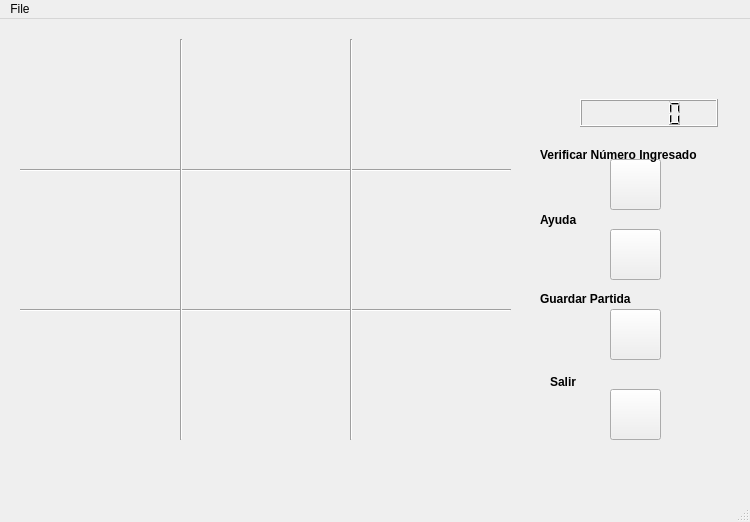
<?xml version="1.0" encoding="UTF-8"?>
<ui version="4.0">
 <class>QTablero</class>
 <widget class="QMainWindow" name="QTablero">
  <property name="geometry">
   <rect>
    <x>0</x>
    <y>0</y>
    <width>750</width>
    <height>522</height>
   </rect>
  </property>
  <property name="acceptDrops">
   <bool>true</bool>
  </property>
  <property name="windowTitle">
   <string>Sudoku</string>
  </property>
  <widget class="QWidget" name="centralWidget">
   <widget class="QWidget" name="gridLayoutWidget">
    <property name="geometry">
     <rect>
      <x>20</x>
      <y>20</y>
      <width>151</width>
      <height>121</height>
     </rect>
    </property>
    <layout class="QGridLayout" name="celda1"/>
   </widget>
   <widget class="QWidget" name="gridLayoutWidget_2">
    <property name="geometry">
     <rect>
      <x>540</x>
      <y>0</y>
      <width>201</width>
      <height>71</height>
     </rect>
    </property>
    <layout class="QGridLayout" name="gridLayout_2"/>
   </widget>
   <widget class="QWidget" name="gridLayoutWidget_3">
    <property name="geometry">
     <rect>
      <x>190</x>
      <y>20</y>
      <width>151</width>
      <height>121</height>
     </rect>
    </property>
    <layout class="QGridLayout" name="celda2"/>
   </widget>
   <widget class="QWidget" name="gridLayoutWidget_4">
    <property name="geometry">
     <rect>
      <x>360</x>
      <y>20</y>
      <width>151</width>
      <height>121</height>
     </rect>
    </property>
    <layout class="QGridLayout" name="celda3"/>
   </widget>
   <widget class="QWidget" name="gridLayoutWidget_5">
    <property name="geometry">
     <rect>
      <x>20</x>
      <y>160</y>
      <width>151</width>
      <height>121</height>
     </rect>
    </property>
    <layout class="QGridLayout" name="celda4"/>
   </widget>
   <widget class="QWidget" name="gridLayoutWidget_6">
    <property name="geometry">
     <rect>
      <x>190</x>
      <y>160</y>
      <width>151</width>
      <height>121</height>
     </rect>
    </property>
    <layout class="QGridLayout" name="celda5"/>
   </widget>
   <widget class="QWidget" name="gridLayoutWidget_7">
    <property name="geometry">
     <rect>
      <x>360</x>
      <y>160</y>
      <width>151</width>
      <height>121</height>
     </rect>
    </property>
    <layout class="QGridLayout" name="celda6"/>
   </widget>
   <widget class="QWidget" name="gridLayoutWidget_8">
    <property name="geometry">
     <rect>
      <x>20</x>
      <y>300</y>
      <width>151</width>
      <height>121</height>
     </rect>
    </property>
    <layout class="QGridLayout" name="celda7"/>
   </widget>
   <widget class="QWidget" name="gridLayoutWidget_9">
    <property name="geometry">
     <rect>
      <x>190</x>
      <y>300</y>
      <width>151</width>
      <height>121</height>
     </rect>
    </property>
    <layout class="QGridLayout" name="celda8"/>
   </widget>
   <widget class="QWidget" name="gridLayoutWidget_10">
    <property name="geometry">
     <rect>
      <x>360</x>
      <y>300</y>
      <width>151</width>
      <height>121</height>
     </rect>
    </property>
    <layout class="QGridLayout" name="celda9"/>
   </widget>
   <widget class="Line" name="line">
    <property name="geometry">
     <rect>
      <x>20</x>
      <y>141</y>
      <width>491</width>
      <height>21</height>
     </rect>
    </property>
    <property name="orientation">
     <enum>Qt::Horizontal</enum>
    </property>
   </widget>
   <widget class="Line" name="line_2">
    <property name="geometry">
     <rect>
      <x>20</x>
      <y>281</y>
      <width>491</width>
      <height>20</height>
     </rect>
    </property>
    <property name="orientation">
     <enum>Qt::Horizontal</enum>
    </property>
   </widget>
   <widget class="Line" name="line_3">
    <property name="geometry">
     <rect>
      <x>173</x>
      <y>20</y>
      <width>16</width>
      <height>401</height>
     </rect>
    </property>
    <property name="orientation">
     <enum>Qt::Vertical</enum>
    </property>
   </widget>
   <widget class="Line" name="line_4">
    <property name="geometry">
     <rect>
      <x>343</x>
      <y>20</y>
      <width>16</width>
      <height>401</height>
     </rect>
    </property>
    <property name="orientation">
     <enum>Qt::Vertical</enum>
    </property>
   </widget>
   <widget class="QLCDNumber" name="lcdNumber">
    <property name="geometry">
     <rect>
      <x>580</x>
      <y>80</y>
      <width>138</width>
      <height>28</height>
     </rect>
    </property>
    <property name="font">
     <font>
      <weight>75</weight>
      <bold>true</bold>
      <underline>false</underline>
     </font>
    </property>
   </widget>
   <widget class="QPushButton" name="pushButton_2">
    <property name="geometry">
     <rect>
      <x>610</x>
      <y>140</y>
      <width>51</width>
      <height>51</height>
     </rect>
    </property>
    <property name="text">
     <string/>
    </property>
    <property name="icon">
     <iconset resource="images.qrc">
      <normaloff>:/images/visto1.png</normaloff>:/images/visto1.png</iconset>
    </property>
    <property name="iconSize">
     <size>
      <width>50</width>
      <height>50</height>
     </size>
    </property>
   </widget>
   <widget class="QPushButton" name="pushButton">
    <property name="geometry">
     <rect>
      <x>610</x>
      <y>210</y>
      <width>51</width>
      <height>51</height>
     </rect>
    </property>
    <property name="text">
     <string/>
    </property>
    <property name="icon">
     <iconset resource="images.qrc">
      <normaloff>:/images/ayuda.jpg</normaloff>:/images/ayuda.jpg</iconset>
    </property>
    <property name="iconSize">
     <size>
      <width>50</width>
      <height>50</height>
     </size>
    </property>
   </widget>
   <widget class="QPushButton" name="pushButton_4">
    <property name="geometry">
     <rect>
      <x>610</x>
      <y>290</y>
      <width>51</width>
      <height>51</height>
     </rect>
    </property>
    <property name="text">
     <string/>
    </property>
    <property name="icon">
     <iconset resource="images.qrc">
      <normaloff>:/images/guardar.jpg</normaloff>:/images/guardar.jpg</iconset>
    </property>
    <property name="iconSize">
     <size>
      <width>50</width>
      <height>50</height>
     </size>
    </property>
   </widget>
   <widget class="QPushButton" name="pushButton_6">
    <property name="geometry">
     <rect>
      <x>610</x>
      <y>370</y>
      <width>51</width>
      <height>51</height>
     </rect>
    </property>
    <property name="text">
     <string/>
    </property>
    <property name="icon">
     <iconset resource="images.qrc">
      <normaloff>:/images/exit.jpg</normaloff>:/images/exit.jpg</iconset>
    </property>
    <property name="iconSize">
     <size>
      <width>50</width>
      <height>50</height>
     </size>
    </property>
   </widget>
   <widget class="QLabel" name="label">
    <property name="geometry">
     <rect>
      <x>540</x>
      <y>120</y>
      <width>161</width>
      <height>31</height>
     </rect>
    </property>
    <property name="font">
     <font>
      <weight>75</weight>
      <bold>true</bold>
     </font>
    </property>
    <property name="text">
     <string>Verificar Número Ingresado</string>
    </property>
   </widget>
   <widget class="QLabel" name="label_2">
    <property name="geometry">
     <rect>
      <x>540</x>
      <y>190</y>
      <width>161</width>
      <height>21</height>
     </rect>
    </property>
    <property name="font">
     <font>
      <weight>75</weight>
      <bold>true</bold>
     </font>
    </property>
    <property name="text">
     <string>Ayuda </string>
    </property>
   </widget>
   <widget class="QLabel" name="label_3">
    <property name="geometry">
     <rect>
      <x>540</x>
      <y>270</y>
      <width>111</width>
      <height>20</height>
     </rect>
    </property>
    <property name="font">
     <font>
      <weight>75</weight>
      <bold>true</bold>
     </font>
    </property>
    <property name="text">
     <string>Guardar Partida</string>
    </property>
   </widget>
   <widget class="QLabel" name="label_4">
    <property name="geometry">
     <rect>
      <x>550</x>
      <y>353</y>
      <width>51</width>
      <height>20</height>
     </rect>
    </property>
    <property name="font">
     <font>
      <weight>75</weight>
      <bold>true</bold>
     </font>
    </property>
    <property name="text">
     <string>Salir</string>
    </property>
   </widget>
  </widget>
  <widget class="QStatusBar" name="statusBar"/>
  <widget class="QMenuBar" name="menuBar">
   <property name="geometry">
    <rect>
     <x>0</x>
     <y>0</y>
     <width>750</width>
     <height>21</height>
    </rect>
   </property>
   <widget class="QMenu" name="menuFile">
    <property name="title">
     <string>File</string>
    </property>
    <addaction name="separator"/>
    <addaction name="actionExit"/>
   </widget>
   <addaction name="menuFile"/>
  </widget>
  <action name="actionQuit_2">
   <property name="text">
    <string>Quit</string>
   </property>
  </action>
  <action name="actionExit">
   <property name="text">
    <string>Exit</string>
   </property>
  </action>
 </widget>
 <layoutdefault spacing="6" margin="11"/>
 <resources>
  <include location="images.qrc"/>
 </resources>
 <connections/>
</ui>
